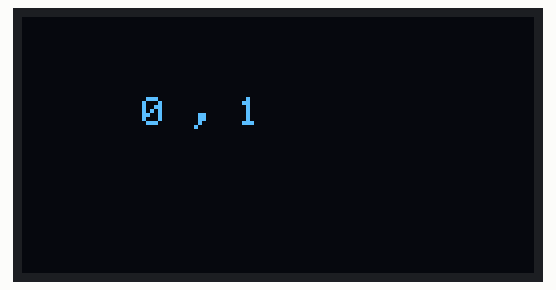
Simulated run of this sketch. Board: ESP8266 (NodeMCU). On the bench: 128×64 one-colour display.

Above: at 0.1 s.
At 4.2 s:
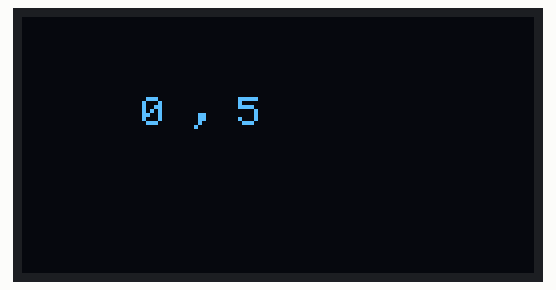
At 8.3 s:
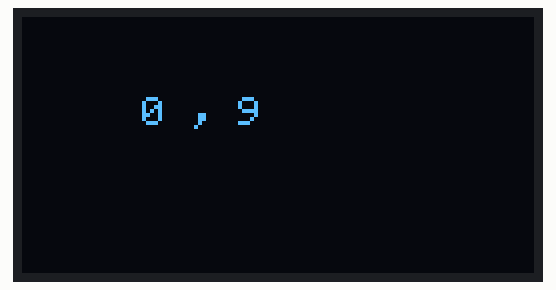
At 18.6 s:
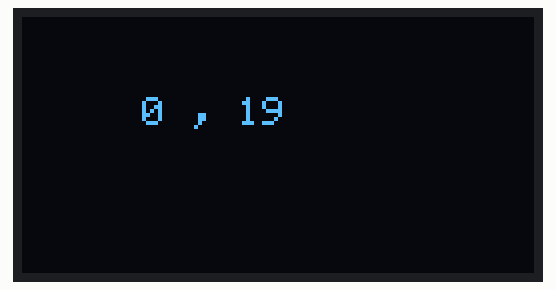
At 28.8 s:
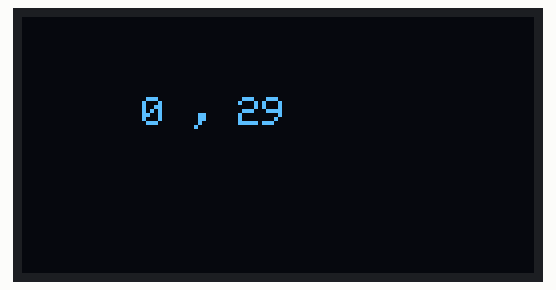
At 38.1 s:
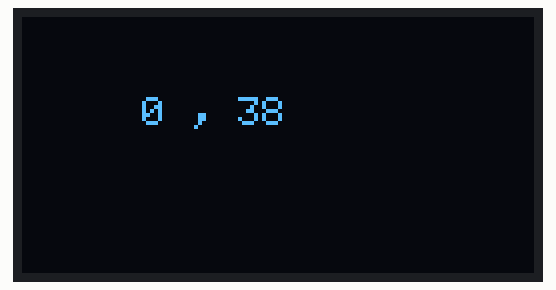

Measured:
- what the display in image 2 shows lasts 1.0 s, from 8.3 s to 9.3 s

The sketch:

stopwatch.ino
```cpp
#include <Wire.h>
#include <Adafruit_GFX.h>
#include <Adafruit_SSD1306.h>

//define the size of screen
#define SCREEN_WIDTH 128
#define SCREEN_HEIGHT 64
#define WHITE SSD1306_WHITE

//create variables
int sec = 0;
int minutes = 0;

//set up the display
Adafruit_SSD1306 display(SCREEN_WIDTH, SCREEN_HEIGHT, &Wire, -1);

void setup() {
  //start serial communication
  Serial.begin(115200);

  // Start I2C Communication SDA = 5 and SCL = 4 on Wemos Lolin32 ESP32 with built-in SSD1306 OLED
  Wire.begin(5, 4);

  //start the display
  if(!display.begin(SSD1306_SWITCHCAPVCC, 0x3C, false, false)) {
    Serial.println(F("SSD1306 allocation failed"));
    for(;;);
  }
  display.setTextColor(WHITE);
  display.setTextSize(1);
}
void loop() {
  //set the time
  sec++;
  if (sec >= 60){
    minutes++;
    sec = 0;
  }
  //print the time
  display.clearDisplay();
  display.setCursor(30, 20);
  display.print(minutes);
  display.print(" , ");
  display.print(sec);
  display.display();
  delay(1000);
}
```
